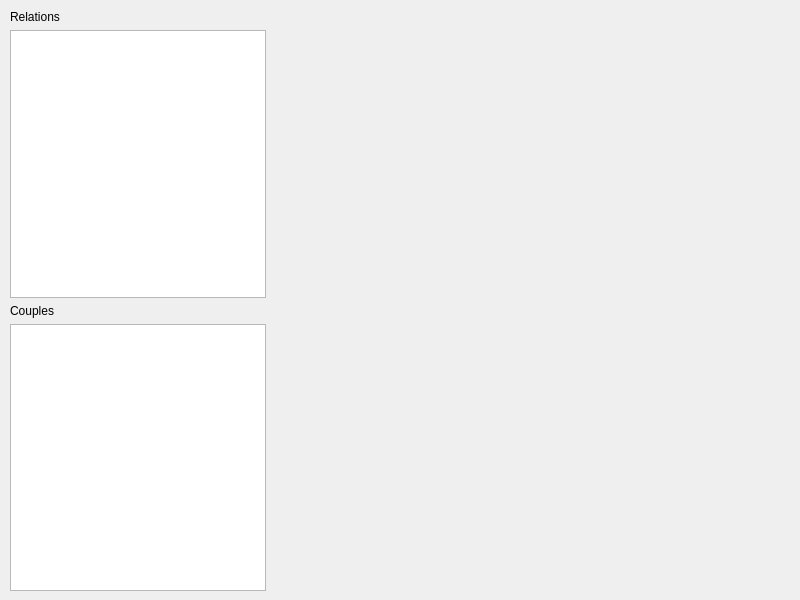
<?xml version="1.0" encoding="UTF-8"?>
<ui version="4.0">
 <class>v_mainrelation</class>
 <widget class="QWidget" name="v_mainrelation">
  <property name="geometry">
   <rect>
    <x>0</x>
    <y>0</y>
    <width>800</width>
    <height>600</height>
   </rect>
  </property>
  <property name="baseSize">
   <size>
    <width>800</width>
    <height>600</height>
   </size>
  </property>
  <property name="windowTitle">
   <string>Form</string>
  </property>
  <property name="layoutDirection">
   <enum>Qt::LeftToRight</enum>
  </property>
  <widget class="QWidget" name="horizontalLayoutWidget">
   <property name="geometry">
    <rect>
     <x>10</x>
     <y>10</y>
     <width>781</width>
     <height>581</height>
    </rect>
   </property>
   <layout class="QHBoxLayout" name="centralLayout" stretch="0,100">
    <property name="sizeConstraint">
     <enum>QLayout::SetDefaultConstraint</enum>
    </property>
    <item>
     <layout class="QVBoxLayout" name="relationView">
      <property name="sizeConstraint">
       <enum>QLayout::SetMinimumSize</enum>
      </property>
      <item>
       <widget class="QLabel" name="labelRelation">
        <property name="text">
         <string>Relations</string>
        </property>
       </widget>
      </item>
      <item>
       <widget class="QListWidget" name="listRelation"/>
      </item>
      <item>
       <widget class="QLabel" name="labelCouple">
        <property name="text">
         <string>Couples</string>
        </property>
       </widget>
      </item>
      <item>
       <widget class="QListWidget" name="listWidget"/>
      </item>
     </layout>
    </item>
    <item>
     <layout class="QGridLayout" name="gridLayout">
      <item row="1" column="0" colspan="2">
       <widget class="QWidget" name="formWidget" native="true"/>
      </item>
     </layout>
    </item>
   </layout>
  </widget>
 </widget>
 <resources/>
 <connections/>
</ui>
